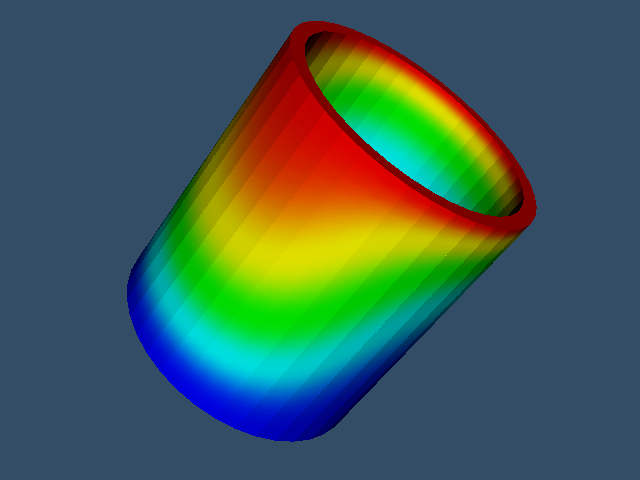

Write Python code to recreate this figure.
#!/usr/bin/env python

# Read an Exodus II file (mug.e), enable all nodal variables, and render
# the "convected" field at time step 10.

import os
from pathlib import Path

# Factory overrides: importing these modules registers the OpenGL rendering
# and interaction style implementations for vtkRenderingCore factory classes.
import vtkmodules.vtkInteractionStyle  # noqa: F401
import vtkmodules.vtkRenderingOpenGL2  # noqa: F401
# VTK pipeline classes used in this example
from vtkmodules.vtkFiltersGeometry import vtkCompositeDataGeometryFilter
from vtkmodules.vtkIOExodus import vtkExodusIIReader
from vtkmodules.vtkRenderingCore import (
    vtkActor,
    vtkPolyDataMapper,
    vtkRenderWindow,
    vtkRenderWindowInteractor,
    vtkRenderer,
)

# Colors (normalized RGB)
background_rgb = (0.200, 0.302, 0.400)

# Data directory: defaults to the folder containing this script
data_dir = Path(os.environ.get("VPE_DATA_DIR", Path(__file__).parent))

# Reader: load Exodus II data and enable all nodal variables
reader = vtkExodusIIReader()
reader.SetFileName(str(data_dir / "mug.e"))
reader.UpdateInformation()
reader.SetTimeStep(10)
reader.SetAllArrayStatus(vtkExodusIIReader.NODAL, 1)
reader.Update()

# Geometry filter: extract surface from multi-block output
geometry = vtkCompositeDataGeometryFilter()
geometry.SetInputConnection(0, reader.GetOutputPort(0))
geometry.Update()

# Mapper: color by the "convected" nodal variable
mapper = vtkPolyDataMapper()
mapper.SetInputConnection(geometry.GetOutputPort())
mapper.SelectColorArray("convected")
mapper.SetScalarModeToUsePointFieldData()
mapper.InterpolateScalarsBeforeMappingOn()

# Actor: assign the mapped geometry
actor = vtkActor()
actor.SetMapper(mapper)

# Renderer: assemble the scene and configure the camera
renderer = vtkRenderer()
renderer.AddActor(actor)
renderer.SetBackground(background_rgb)

# Window: display the rendered scene
render_window = vtkRenderWindow()
render_window.AddRenderer(renderer)
render_window.SetWindowName("read exodus data")
render_window.SetMultiSamples(0)
render_window.SetSize(640, 480)

# Interactor: handle mouse and keyboard events
render_window_interactor = vtkRenderWindowInteractor()
render_window_interactor.SetRenderWindow(render_window)

# Scene: configure the camera
renderer.GetActiveCamera().SetPosition(9.0, 9.0, 7.0)
renderer.GetActiveCamera().SetFocalPoint(0, 0, 0)
renderer.GetActiveCamera().SetViewUp(0.2, -0.7, 0.7)
renderer.GetActiveCamera().SetDistance(14.5)

render_window_interactor.Initialize()
render_window_interactor.Start()
